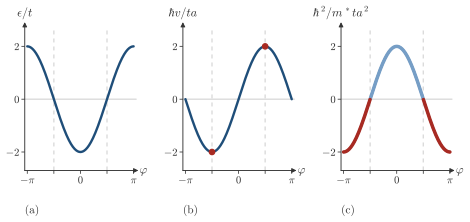

Here is the Python script that generated this plot:
"""Session 2, Section 2.9, the energy, the group velocity and the inverse effective mass of the chain band (2.8).

The calculation is the pyqula script webnotes/scripts/session02/g3_chain_velocity_mass.py, which the student downloads
under the figure: the band of the chain with the hopping -1, the sign of (2.5), and its first and second derivative by
finite differences, with t = hbar = a = 1. They are checked here against 2t sin(phi) and 2t cos(phi). Each panel names
its quantity with its unit on the vertical axis."""
import os, sys
sys.path.insert(0, os.path.join(os.path.dirname(os.path.abspath(__file__)), '..'))
import numpy as np
import style

d = style.run_script('session02/g3_chain_velocity_mass.py')
p, eps, v, im = d['phi'], np.asarray(d['e'], float), d['velocity'], d['inverse_mass']
assert np.isclose(p[0], -np.pi) and np.isclose(p[-1], np.pi)
assert np.allclose(eps, -2 * np.cos(p), atol=1e-12)                  # (2.8) with t = 1, the sign of the page
assert np.allclose(v, 2 * np.sin(p), atol=1e-4)                      # (2.17), largest in size at +-pi/2
assert np.allclose(im, 2 * np.cos(p), atol=1e-3)                     # (2.18), +2 at the bottom, -2 at the top
assert np.isclose(np.abs(p[np.argmax(v)]), np.pi / 2, atol=1e-2) and np.isclose(p[np.argmin(v)], -np.pi / 2, atol=1e-2)
assert np.isclose(v.max(), 2, atol=1e-4) and np.isclose(im[400], 2, atol=1e-4) and np.isclose(im[0], -2, atol=1e-3)
sign = np.sign(im[np.abs(im) > 1e-3])
change = p[np.abs(im) > 1e-3][np.nonzero(np.diff(sign))[0]]
assert len(change) == 2 and np.allclose(np.abs(change), np.pi / 2, atol=1e-2)   # the sign changes at +-pi/2

fig, axs = style.plt.subplots(1, 3, figsize=(style.WIDTH_CM * style.CM, 4.9 * style.CM))
names = (r'$\epsilon/t$', r'$\hbar v/ta$', r'$\hbar^2/m^\ast ta^2$')
for a, y, nm in zip(axs, (eps, v, im), names):
    a.plot(p, y, color=style.ACCENT)
    style.guide(a, y=0)
    for xx in (-np.pi / 2, np.pi / 2):
        style.guide(a, x=xx, ls=(0, (3, 3)))
    style.arrows(a, xlabel=r'$\varphi$', ylabel=nm)
    a.set_xlim(-np.pi - 0.15, np.pi + 0.15); a.set_ylim(-2.7, 2.7)
    a.set_xticks([-np.pi, -np.pi / 2, 0, np.pi / 2, np.pi])
    a.set_xticklabels([r'$-\pi$', '', r'$0$', '', r'$\pi$'])
    a.set_yticks([-2, 0, 2]); a.set_yticklabels([r'$-2$', r'$0$', r'$2$'])
    a.tick_params(length=2.5, width=0.6, labelsize=8, pad=1.5)
axs[1].scatter([-np.pi / 2, np.pi / 2], [-2, 2], s=16, color=style.BROKEN, zorder=5)
axs[2].plot(np.where(im > 0, p, np.nan), im, color=style.LIGHT, lw=2.6)
axs[2].plot(np.where(im < 0, p, np.nan), im, color=style.BROKEN, lw=2.6)
for a, tag in zip(axs, ('(a)', '(b)', '(c)')):
    a.text(0.0, -0.3, tag, transform=a.transAxes, fontsize=8.5, ha='left')
fig.subplots_adjust(wspace=0.42)
style.save(fig, __file__)
